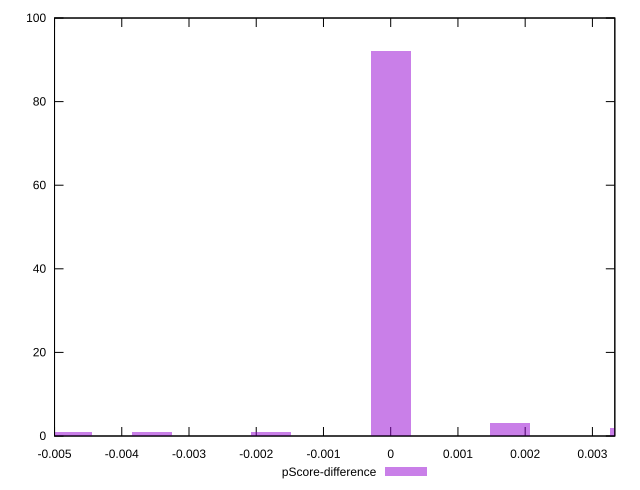

Here is the gnuplot script that generated this plot:
reset

$pScoreDifference <<EOF
-0.004734413168799404 1
0 92
0.0017754049382997764 3
-0.0017754049382997764 1
0.0035508098765995528 2
-0.0035508098765995528 1
EOF

set key outside below
set boxwidth 0.0005918016460999255
set xrange [-0.0050000000000000044:0.0033333333333332993]
set yrange [0:100]
set trange [0:100]
set style fill transparent solid 0.5 noborder
set terminal svg size 640, 490 enhanced background rgb 'white'
set output "report_0_00242021-02-20T12:25:28.543Z/unminified-css/samples/pages/pScore-difference/histogram.svg"

plot $pScoreDifference title "pScore-difference" with boxes

reset
